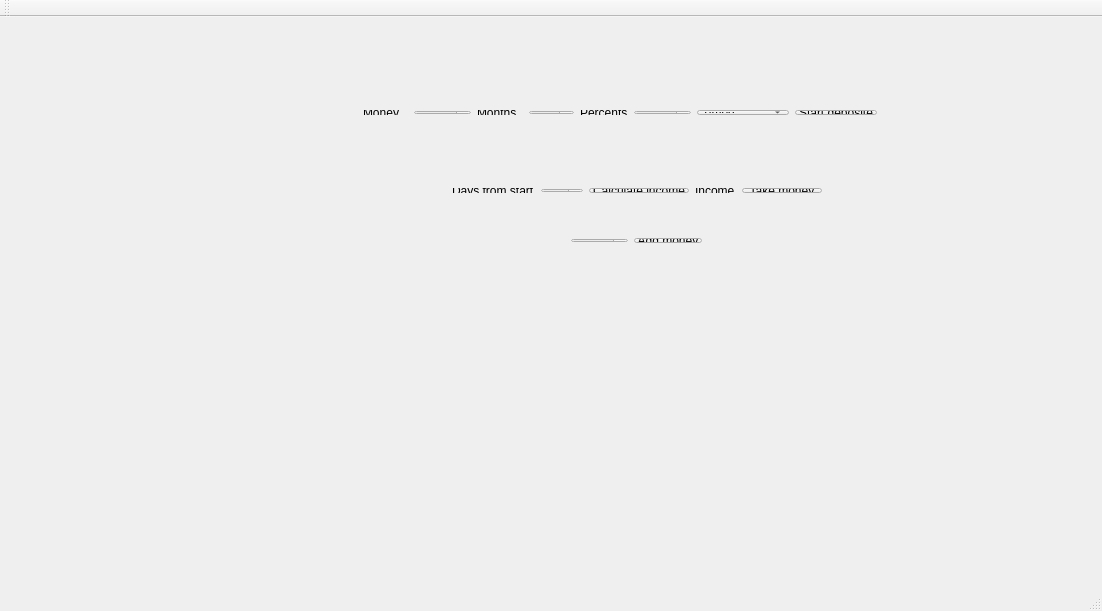
<?xml version="1.0" encoding="UTF-8"?>
<ui version="4.0">
 <class>MainWindow</class>
 <widget class="QMainWindow" name="MainWindow">
  <property name="geometry">
   <rect>
    <x>0</x>
    <y>0</y>
    <width>1102</width>
    <height>611</height>
   </rect>
  </property>
  <property name="windowTitle">
   <string>MainWindow</string>
  </property>
  <widget class="QWidget" name="centralWidget">
   <widget class="QWidget" name="layoutWidget">
    <property name="geometry">
     <rect>
      <x>352</x>
      <y>82</y>
      <width>536</width>
      <height>27</height>
     </rect>
    </property>
    <layout class="QHBoxLayout" name="horizontalLayout">
     <item>
      <widget class="QLabel" name="label_2">
       <property name="text">
        <string>Money</string>
       </property>
      </widget>
     </item>
     <item>
      <widget class="QDoubleSpinBox" name="dSpinMoney"/>
     </item>
     <item>
      <widget class="QLabel" name="label">
       <property name="text">
        <string>Months</string>
       </property>
      </widget>
     </item>
     <item>
      <widget class="QSpinBox" name="spinMonths"/>
     </item>
     <item>
      <widget class="QLabel" name="label_3">
       <property name="text">
        <string>Percents</string>
       </property>
      </widget>
     </item>
     <item>
      <widget class="QDoubleSpinBox" name="dSpinPercents"/>
     </item>
     <item>
      <widget class="QComboBox" name="depositeSelect">
       <item>
        <property name="text">
         <string>Timed</string>
        </property>
       </item>
       <item>
        <property name="text">
         <string>Comulative</string>
        </property>
       </item>
       <item>
        <property name="text">
         <string>VIP</string>
        </property>
       </item>
      </widget>
     </item>
     <item>
      <widget class="QPushButton" name="StartBtn">
       <property name="text">
        <string>Start deposite</string>
       </property>
      </widget>
     </item>
    </layout>
   </widget>
   <widget class="QWidget" name="layoutWidget">
    <property name="geometry">
     <rect>
      <x>441</x>
      <y>160</y>
      <width>392</width>
      <height>27</height>
     </rect>
    </property>
    <layout class="QHBoxLayout" name="horizontalLayout_2">
     <item>
      <widget class="QLabel" name="label_5">
       <property name="text">
        <string>Days from start</string>
       </property>
      </widget>
     </item>
     <item>
      <widget class="QSpinBox" name="spinDays"/>
     </item>
     <item>
      <widget class="QPushButton" name="calculateBtn">
       <property name="text">
        <string>Calculate income</string>
       </property>
      </widget>
     </item>
     <item>
      <widget class="QLabel" name="incomeLabel">
       <property name="text">
        <string>Income</string>
       </property>
      </widget>
     </item>
     <item>
      <widget class="QPushButton" name="takeMoneyBtn">
       <property name="text">
        <string>Take money</string>
       </property>
      </widget>
     </item>
    </layout>
   </widget>
   <widget class="QWidget" name="">
    <property name="geometry">
     <rect>
      <x>560</x>
      <y>210</y>
      <width>153</width>
      <height>27</height>
     </rect>
    </property>
    <layout class="QHBoxLayout" name="horizontalLayout_3">
     <item>
      <widget class="QDoubleSpinBox" name="dSpinMoneyToAdd"/>
     </item>
     <item>
      <widget class="QPushButton" name="addMoneyBtn">
       <property name="text">
        <string>Add money</string>
       </property>
      </widget>
     </item>
    </layout>
   </widget>
  </widget>
  <widget class="QMenuBar" name="menuBar">
   <property name="geometry">
    <rect>
     <x>0</x>
     <y>0</y>
     <width>1102</width>
     <height>25</height>
    </rect>
   </property>
  </widget>
  <widget class="QToolBar" name="mainToolBar">
   <attribute name="toolBarArea">
    <enum>TopToolBarArea</enum>
   </attribute>
   <attribute name="toolBarBreak">
    <bool>false</bool>
   </attribute>
  </widget>
  <widget class="QStatusBar" name="statusBar"/>
 </widget>
 <layoutdefault spacing="6" margin="11"/>
 <resources/>
 <connections/>
</ui>
